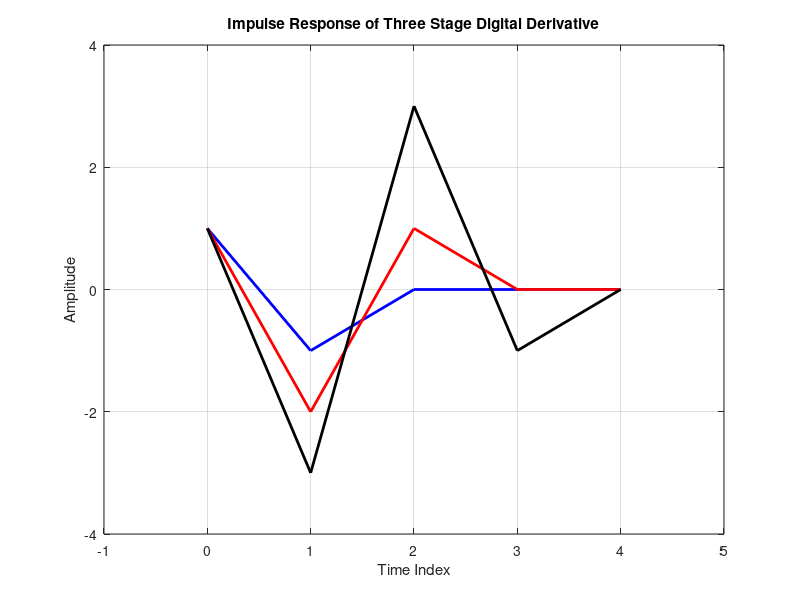
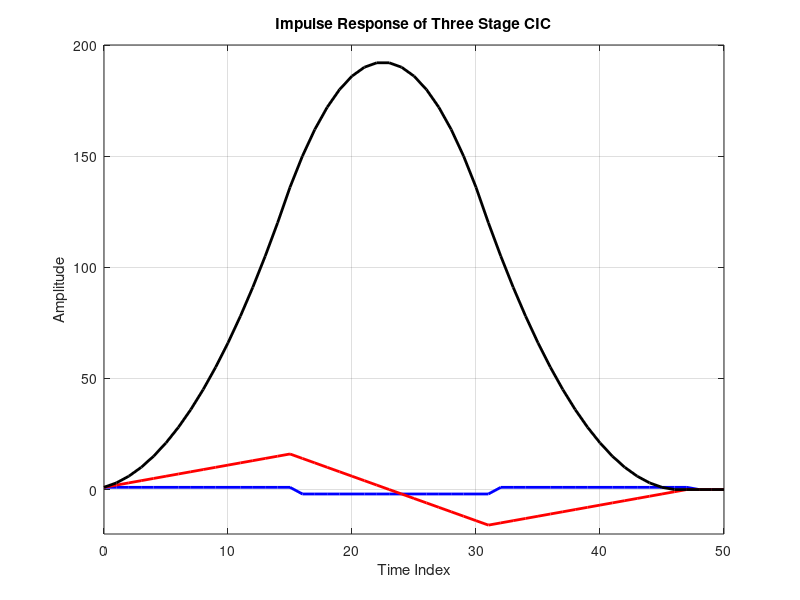
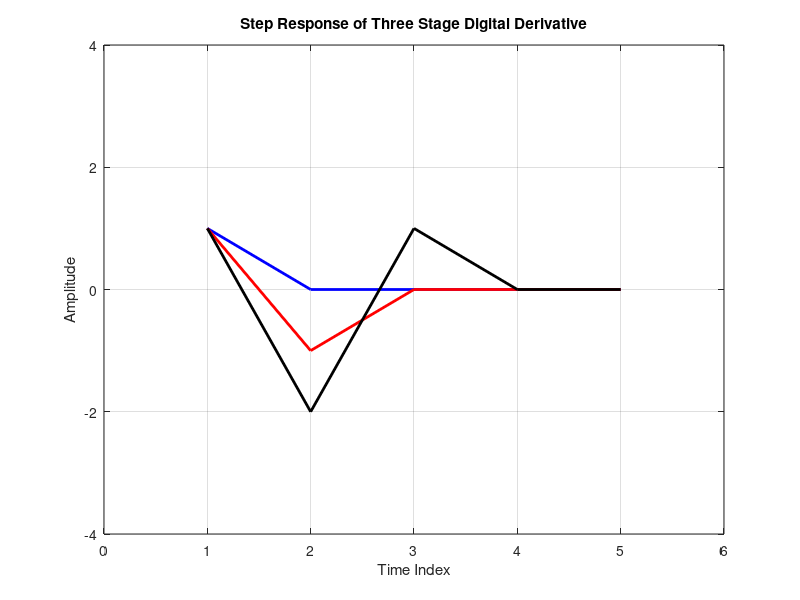
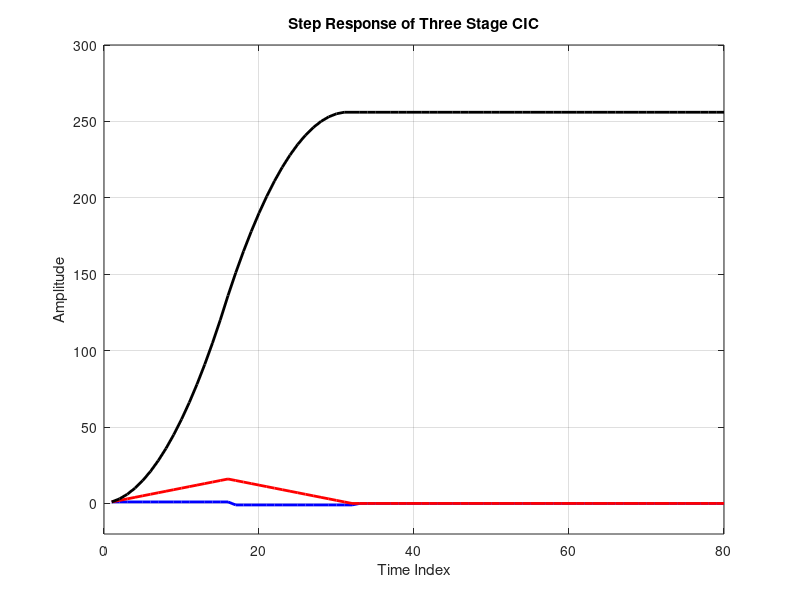

Recreate these plots in MATLAB, in order.
function hogen16a
% Hogenauer filter of order 3, with up-sample ratio 1-to-16
% one of suite of three demonstrations
% Script file written by fred harris of UCSD. Copyright 2021

% impulse response
x=zeros(1,5);
x(1)=1;

d1=filter([1 -1],[1 0],x);
d2=filter([1 -1],[1 0],d1);
d3=filter([1 -1],[1 0],d2);
figure(1)
plot(0:4,d1,'b','linewidth',2);
hold on;
plot(0:4,d2,'r','linewidth',2);
plot(0:4,d3,'k','linewidth',2);
hold off;
grid on;
axis([-1 5 -4 4]);
title('Impulse Response of Three Stage Digital Derivative');
xlabel('Time Index')
ylabel('Amplitude')
pause

figure(2)
zz=zeros(1,5);
d33=reshape([d3;zz;zz;zz;zz;zz;zz;zz;zz;zz;zz;zz;zz;zz;zz;zz],1,80);
s1=filter([1 0],[1 -1],d33);
s2=filter([1 0],[1 -1],s1);
s3=filter([1 0],[1 -1],s2);
plot(0:50,s1(1:51),'b','linewidth',2);
hold on;
plot(0:50,s2(1:51),'r','linewidth',2);
plot(0:50,s3(1:51),'k','linewidth',2);
hold off;
grid on
axis([0 50 -20 200])
title('Impulse Response of Three Stage CIC')
xlabel('Time Index')
ylabel('Amplitude')
pause

% step response
x=ones(1,5);

figure(3)
d1=filter([1 -1],[1 0],x);
d2=filter([1 -1],[1 0],d1);
d3=filter([1 -1],[1 0],d2);
plot(d1,'b','linewidth',2);
hold on;
plot(d2,'r','linewidth',2);
plot(d3,'k','linewidth',2);
hold off;
grid on
axis([0 6 -4 4]);
title('Step Response of Three Stage Digital Derivative');
xlabel('Time Index')
ylabel('Amplitude')
pause

figure(4)
zz=zeros(1,5);
d33=reshape([d3;zz;zz;zz;zz;zz;zz;zz;zz;zz;zz;zz;zz;zz;zz;zz],1,80);
s1=filter([1 0],[1 -1],d33);
s2=filter([1 0],[1 -1],s1);
s3=filter([1 0],[1 -1],s2);
plot(s1,'b','linewidth',2);
hold on;
plot(s2,'r','linewidth',2);
plot(s3,'k','linewidth',2);
hold off;
grid on
axis([0 80 -20 300])
title('Step Response of Three Stage CIC')
xlabel('Time Index')
ylabel('Amplitude')
pause

% system response
x=sinc(-8:.25:8);ww=kaiser(65,6);x=x.*ww';
figure(5)
plot([-.5:1/2048:.5-1/2048]*4,fftshift(20*log10(abs(fft(x/sum(x),2048)))),'b','linewidth',2);
grid on
title('Spectra of 1-to-4 Shaped Pulse')
xlabel('Frequency')
ylabel('Log mag (dB)')

pause
figure(6)
d1=filter([1 -1],[1 0],x);
d2=filter([1 -1],[1 0],d1);
d3=filter([1 -1],[1 0],d2);
subplot(3,1,1)
plot(0:64,d1,'b','linewidth',2);
grid on
axis([-1 65 -0.5 0.5])
title('Pulse Response of First Stage Digital Derivative')
ylabel('Amplitude')

subplot(3,1,2)
plot(0:64,d2,'r','linewidth',2);
axis([-1 65 -0.25 0.25])
grid on
title('Pulse Response of Second Stage Digital Derivative')
ylabel('Amplitude')

subplot(3,1,3)
plot(0:64, d3,'k','linewidth',2);
axis([-1 65 -0.15 0.15])
grid on
title('Pulse Response of Third Stage Digital Derivative')
xlabel('Time Index')
ylabel('Amplitude')

pause
figure(7)
zz=zeros(1,65);

d33=reshape([d3;zz;zz;zz;zz;zz;zz;zz;zz;zz;zz;zz;zz;zz;zz;zz],1,16*65);

s1=filter([1 0],[1 -1],d33);
s2=filter([1 0],[1 -1],s1);
s3=filter([1 0],[1 -1],s2);
plot(s1,'b','linewidth',2);
hold on;
plot(s2,'r','linewidth',2);
plot(s3,'k','linewidth',2);
hold off;
title('Pulse Response of Three Stage CIC')
xlabel('Time Index')
ylabel('Amplitude')

pause

figure(8)
plot([-.5:1/2048:.5-1/2048]*64,fftshift(20*log10(abs(fft(s3/sum(s3),2048)))),'b','linewidth',2);
grid on
axis([-32 32 -100 10]);
title('Spectral Response 1-to-16 Three Stage CIC')
xlabel('Frequency')
ylabel('Log mag (dB)')

pause
axis([-8 +8 -100 10]);
